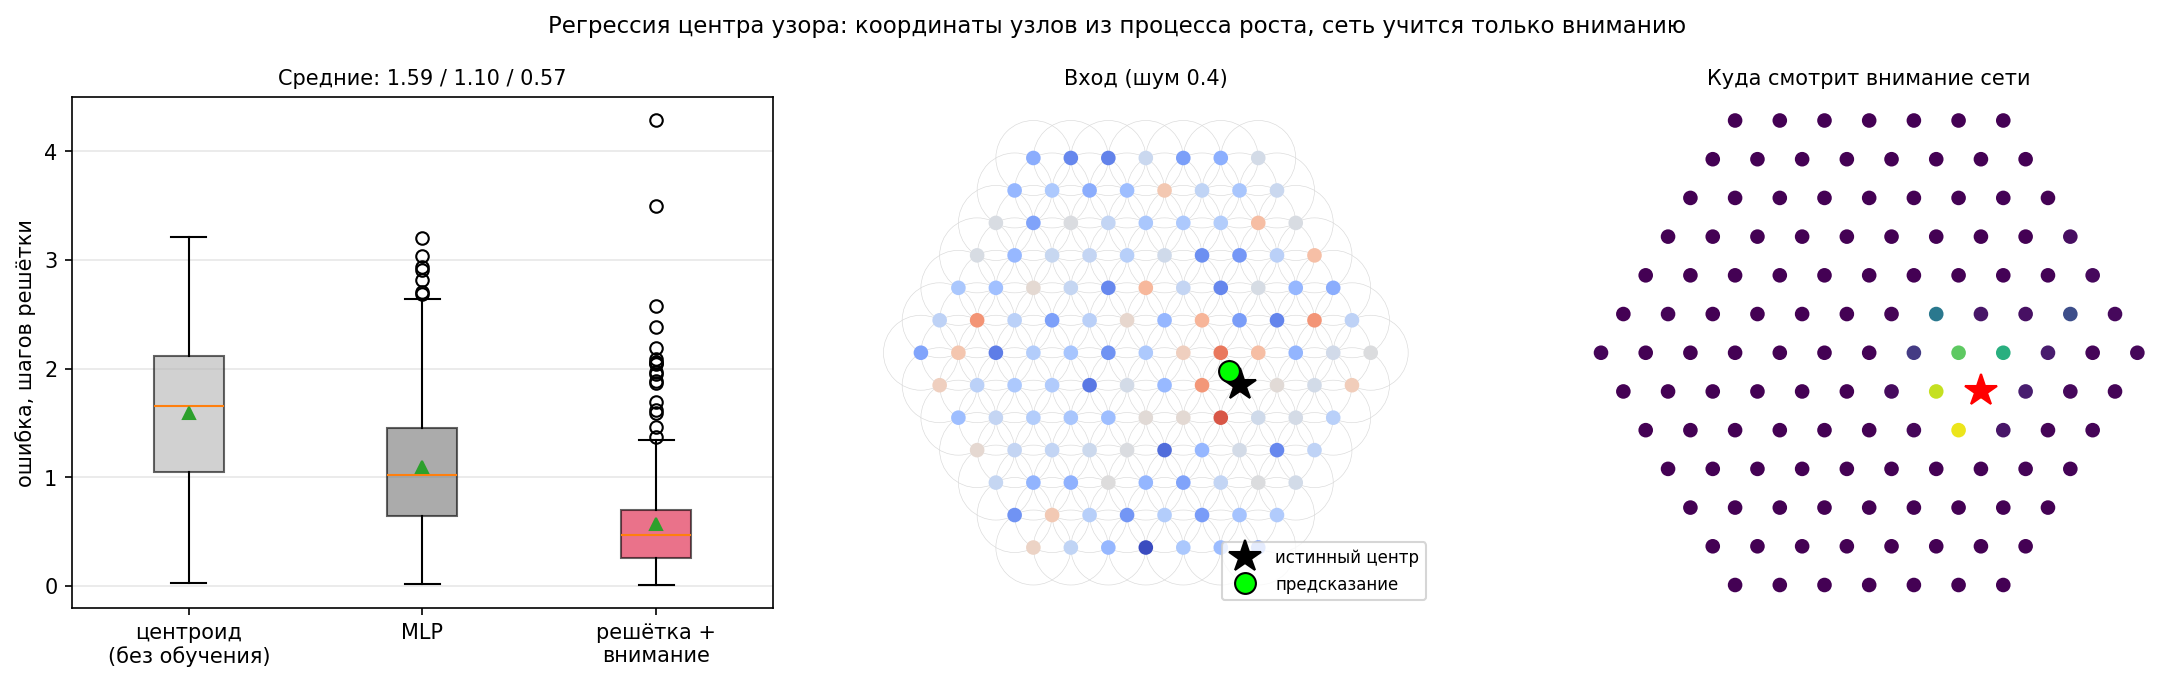

Write Python code to recreate this figure.
# -*- coding: utf-8 -*-
"""
Регрессия: НАЙТИ ЦЕНТР узора на решётке (не «что это», а «где это»).

Позиционный readout: сеть выдаёт вес внимания на каждый узел,
ответ = взвешенное среднее КООРДИНАТ узлов. Координаты берутся
из процесса роста от центра (та самая «бесплатная» система координат) —
сеть учится только тому, КУДА смотреть, а не где узлы находятся.

Узоры: кольцо и пятно (у полосы центр вдоль линии не определён).
Шум 0.4. Метрика: среднее расстояние до истинного центра (в шагах решётки).

Соперники:
  centroid — эвристика без обучения: центр масс положительной части входа
  mlp      — 127 -> 64 -> 2 координаты напрямую
"""
import numpy as np

rng = np.random.default_rng(42)

R_MAX, NOISE = 6, 0.4
axial = [(q, r) for q in range(-R_MAX, R_MAX + 1) for r in range(-R_MAX, R_MAX + 1)
         if max(abs(q), abs(r), abs(q + r)) <= R_MAX]
pos = np.array([(q + r / 2.0, r * np.sqrt(3) / 2.0) for q, r in axial])
N = len(axial)
d2 = np.linalg.norm(pos[:, None] - pos[None, :], axis=2)
A = ((d2 > 1e-9) & (d2 < 1.9)).astype(float)
A_hat = A / np.maximum(A.sum(1, keepdims=True), 1)

def make_dataset(n_samples):
    X = np.zeros((n_samples, N, 1))
    C = np.zeros((n_samples, 2))
    inner = np.where(np.linalg.norm(pos, axis=1) < R_MAX - 2.5)[0]
    for s in range(n_samples):
        c = pos[rng.choice(inner)]
        d = np.linalg.norm(pos - c, axis=1)
        if rng.random() < 0.5:                         # кольцо
            r0 = rng.uniform(1.6, 3.2)
            v = (np.abs(d - r0) < 0.55).astype(float)
        else:                                          # пятно
            v = np.exp(-d ** 2 / (2 * 1.1 ** 2))
        X[s, :, 0] = v + rng.normal(0, NOISE, N)
        C[s] = c
    return X, C

Xtr, Ctr = make_dataset(900)
Xte, Cte = make_dataset(300)

# ------------------------------------------------------- модель с вниманием
D, K = 8, 4

def init(shape, scale=None):
    scale = scale or 1.0 / np.sqrt(shape[0])
    return rng.normal(0, scale, shape)

P = {"Win": init((1, D)), "bin": np.zeros(D),
     "Ws": init((D, D)), "Wn": init((D, D)), "b": np.zeros(D),
     "w": init((D,)), "bs": 0.0}

def forward(X):
    H_list = []
    h = np.tanh(X @ P["Win"] + P["bin"])
    H_list.append(h)
    for _ in range(K):
        m = np.matmul(A_hat, h)
        h = np.tanh(h @ P["Ws"] + m @ P["Wn"] + P["b"])
        H_list.append(h)
    s = h @ P["w"] + P["bs"]                           # (B,N) скоры внимания
    s = s - s.max(1, keepdims=True)
    alpha = np.exp(s); alpha /= alpha.sum(1, keepdims=True)
    chat = alpha @ pos                                 # (B,2)
    return chat, alpha, H_list

def loss_and_grads(X, C):
    B = len(C)
    chat, alpha, H_list = forward(X)
    diff = chat - C
    loss = (diff ** 2).sum(1).mean()
    G = {k: np.zeros_like(np.asarray(v, dtype=float)) for k, v in P.items()}
    dchat = 2 * diff / B                               # (B,2)
    dalpha = dchat @ pos.T                             # (B,N)
    ds = alpha * (dalpha - (alpha * dalpha).sum(1, keepdims=True))
    h = H_list[K]
    G["w"] = np.einsum("bn,bnd->d", ds, h)
    G["bs"] = ds.sum()
    dh = ds[:, :, None] * P["w"][None, None, :]
    for t in range(K, 0, -1):
        h_out, h_in = H_list[t], H_list[t - 1]
        dpre = dh * (1 - h_out ** 2)
        m_in = np.matmul(A_hat, h_in)
        dpre2 = dpre.reshape(-1, D)
        G["Ws"] += h_in.reshape(-1, D).T @ dpre2
        G["Wn"] += m_in.reshape(-1, D).T @ dpre2
        G["b"] += dpre2.sum(0)
        dh = dpre @ P["Ws"].T + np.matmul(A_hat.T, dpre @ P["Wn"].T)
    dpre = dh * (1 - H_list[0] ** 2)
    G["Win"] = X.reshape(-1, 1).T @ dpre.reshape(-1, D)
    G["bin"] = dpre.reshape(-1, D).sum(0)
    return loss, G

# ------------------------------------------------------- обучение
EPOCHS, BATCH, LR = 120, 64, 3e-3
M = {k: np.zeros_like(np.asarray(v, dtype=float)) for k, v in P.items()}
V = {k: np.zeros_like(np.asarray(v, dtype=float)) for k, v in P.items()}
adam_t = 0
for ep in range(EPOCHS):
    idx = rng.permutation(len(Ctr))
    for i in range(0, len(Ctr), BATCH):
        j = idx[i:i + BATCH]
        loss, G = loss_and_grads(Xtr[j], Ctr[j])
        adam_t += 1
        for k in P:
            M[k] = 0.9 * M[k] + 0.1 * G[k]
            V[k] = 0.999 * V[k] + 0.001 * G[k] ** 2
            mh, vh = M[k] / (1 - 0.9 ** adam_t), V[k] / (1 - 0.999 ** adam_t)
            P[k] = P[k] - LR * mh / (np.sqrt(vh) + 1e-8)
    if (ep + 1) % 30 == 0:
        chat, _, _ = forward(Xte)
        err = np.linalg.norm(chat - Cte, axis=1).mean()
        print(f"эпоха {ep+1:3d}  ср. ошибка {err:.3f} шага решётки")

chat, alpha, _ = forward(Xte)
err_gnn = np.linalg.norm(chat - Cte, axis=1)

# ------------------------------------------------------- соперники
w_pos = np.maximum(Xte[:, :, 0], 0)                    # центроид входа
cent = (w_pos @ pos) / w_pos.sum(1, keepdims=True)
err_cent = np.linalg.norm(cent - Cte, axis=1)

H = 64                                                  # MLP
Pm = {"W1": init((N, H)), "b1": np.zeros(H),
      "W2": init((H, 2)), "b2": np.zeros(2)}
Mm = {k: np.zeros_like(v) for k, v in Pm.items()}
Vm = {k: np.zeros_like(v) for k, v in Pm.items()}
t_ = 0
for ep in range(EPOCHS):
    idx = rng.permutation(len(Ctr))
    for i in range(0, len(Ctr), BATCH):
        j = idx[i:i + BATCH]
        hb = np.tanh(Xtr[j][:, :, 0] @ Pm["W1"] + Pm["b1"])
        out = hb @ Pm["W2"] + Pm["b2"]
        dout = 2 * (out - Ctr[j]) / len(j)
        dhb = (dout @ Pm["W2"].T) * (1 - hb ** 2)
        Gm = {"W2": hb.T @ dout, "b2": dout.sum(0),
              "W1": Xtr[j][:, :, 0].T @ dhb, "b1": dhb.sum(0)}
        t_ += 1
        for k in Pm:
            Mm[k] = 0.9 * Mm[k] + 0.1 * Gm[k]
            Vm[k] = 0.999 * Vm[k] + 0.001 * Gm[k] ** 2
            mh, vh = Mm[k] / (1 - 0.9 ** t_), Vm[k] / (1 - 0.999 ** t_)
            Pm[k] -= LR * mh / (np.sqrt(vh) + 1e-8)
hb = np.tanh(Xte[:, :, 0] @ Pm["W1"] + Pm["b1"])
err_mlp = np.linalg.norm(hb @ Pm["W2"] + Pm["b2"] - Cte, axis=1)

print(f"\nсредняя ошибка (в шагах решётки):")
print(f"  центроид входа (без обучения): {err_cent.mean():.3f}")
print(f"  MLP:                           {err_mlp.mean():.3f}")
print(f"  решётка + внимание:            {err_gnn.mean():.3f}")

# ------------------------------------------------------- картинка
import matplotlib
matplotlib.use("Agg")
import matplotlib.pyplot as plt
from matplotlib.patches import Circle

fig, axes = plt.subplots(1, 3, figsize=(15, 4.6))
ax = axes[0]
data = [err_cent, err_mlp, err_gnn]
labels = ["центроид\n(без обучения)", "MLP", "решётка +\nвнимание"]
colors = ["0.7", "0.45", "crimson"]
bp = ax.boxplot(data, tick_labels=labels, showmeans=True, patch_artist=True)
for patch, c in zip(bp["boxes"], colors):
    patch.set_facecolor(c); patch.set_alpha(0.6)
ax.set_ylabel("ошибка, шагов решётки")
ax.set_title(f"Средние: {err_cent.mean():.2f} / {err_mlp.mean():.2f} / "
             f"{err_gnn.mean():.2f}", fontsize=10)
ax.grid(alpha=0.3, axis="y")

# пример: образец с медианной ошибкой (типичный случай)
si = int(np.argsort(err_gnn)[len(err_gnn) // 2])
ax = axes[1]
for i, (x, yy) in enumerate(pos):
    ax.add_patch(Circle((x, yy), 1.0, fill=False, lw=0.3, color="0.85"))
ax.scatter(pos[:, 0], pos[:, 1], c=Xte[si, :, 0], s=36, cmap="coolwarm")
ax.plot(*Cte[si], "k*", ms=16, label="истинный центр")
ax.plot(*chat[si], "o", color="lime", ms=10, mec="k", label="предсказание")
ax.set_aspect("equal"); ax.axis("off")
ax.set_title("Вход (шум 0.4)", fontsize=10)
ax.legend(fontsize=8, loc="lower right")

ax = axes[2]
ax.scatter(pos[:, 0], pos[:, 1], c=alpha[si], s=36, cmap="viridis")
ax.plot(*Cte[si], "r*", ms=16)
ax.set_aspect("equal"); ax.axis("off")
ax.set_title("Куда смотрит внимание сети", fontsize=10)

fig.suptitle("Регрессия центра узора: координаты узлов из процесса роста, "
             "сеть учится только вниманию", fontsize=11)
fig.tight_layout()
fig.savefig("flower_of_life_regress.png", dpi=150, bbox_inches="tight")
print("Сохранено: flower_of_life_regress.png")
